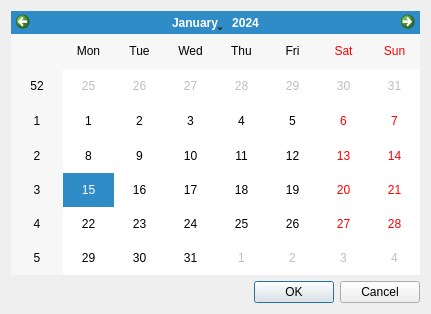
<?xml version="1.0" encoding="UTF-8"?>
<ui version="4.0">
 <class>Data_dialog</class>
 <widget class="QDialog" name="Data_dialog">
  <property name="geometry">
   <rect>
    <x>0</x>
    <y>0</y>
    <width>431</width>
    <height>314</height>
   </rect>
  </property>
  <property name="windowTitle">
   <string>Выберите дату проведения</string>
  </property>
  <property name="modal">
   <bool>true</bool>
  </property>
  <layout class="QVBoxLayout" name="verticalLayout">
   <item>
    <widget class="QCalendarWidget" name="data_competition"/>
   </item>
   <item>
    <widget class="QDialogButtonBox" name="buttonBox">
     <property name="orientation">
      <enum>Qt::Horizontal</enum>
     </property>
     <property name="standardButtons">
      <set>QDialogButtonBox::Cancel|QDialogButtonBox::Ok</set>
     </property>
    </widget>
   </item>
  </layout>
 </widget>
 <resources/>
 <connections>
  <connection>
   <sender>buttonBox</sender>
   <signal>accepted()</signal>
   <receiver>Data_dialog</receiver>
   <slot>accept()</slot>
   <hints>
    <hint type="sourcelabel">
     <x>248</x>
     <y>254</y>
    </hint>
    <hint type="destinationlabel">
     <x>157</x>
     <y>274</y>
    </hint>
   </hints>
  </connection>
  <connection>
   <sender>buttonBox</sender>
   <signal>rejected()</signal>
   <receiver>Data_dialog</receiver>
   <slot>reject()</slot>
   <hints>
    <hint type="sourcelabel">
     <x>316</x>
     <y>260</y>
    </hint>
    <hint type="destinationlabel">
     <x>286</x>
     <y>274</y>
    </hint>
   </hints>
  </connection>
 </connections>
</ui>
